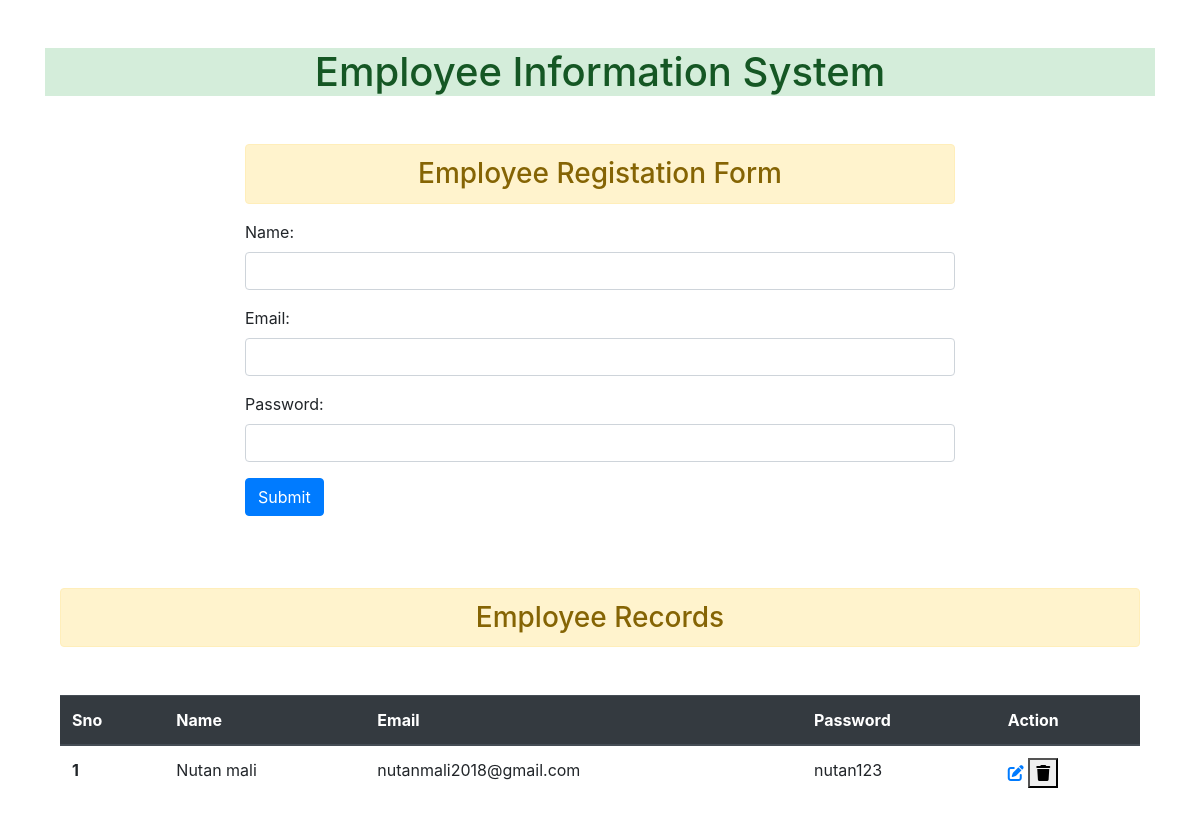
The app's page /, older data.
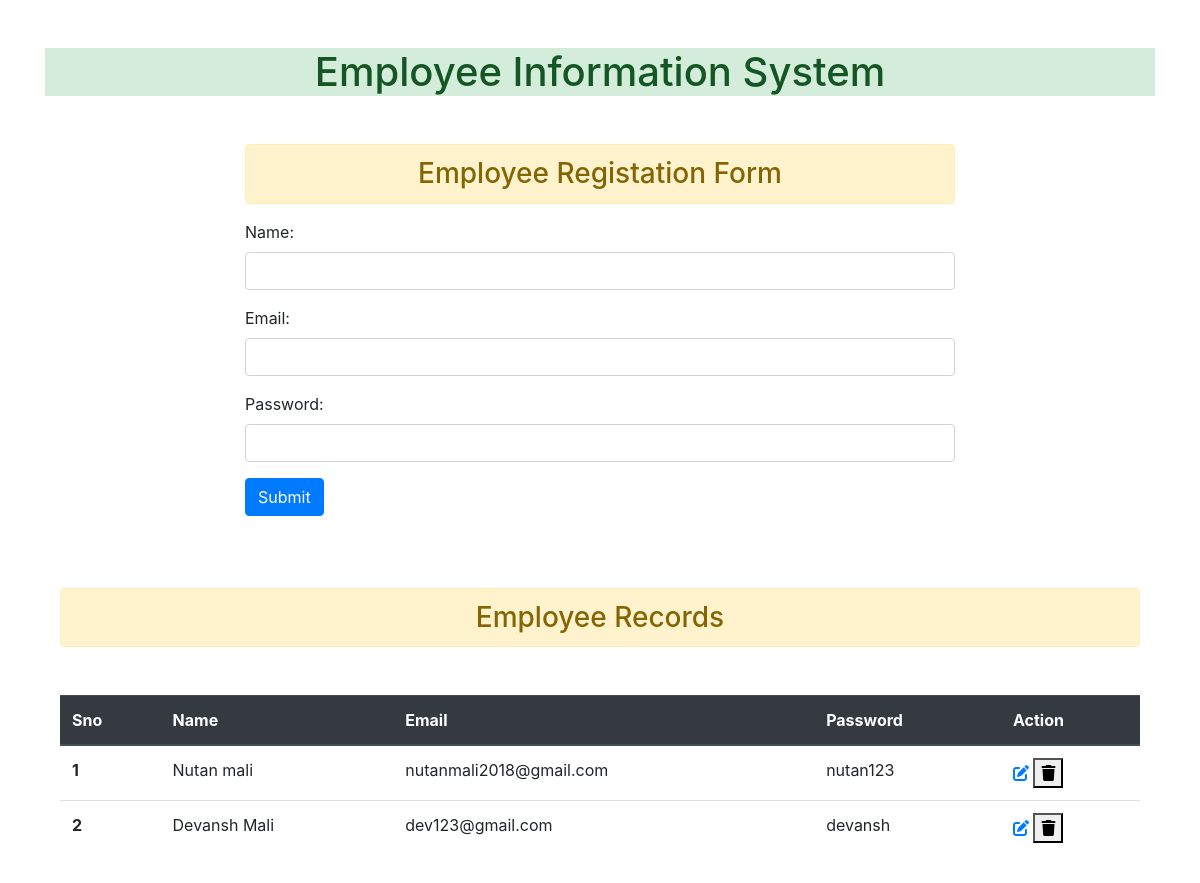
The same page, newer data.
### app1/models.py (models this page shows, shortened)
class Employee(models.Model):
    name=models.CharField(max_length=25,null=True)
    email=models.EmailField(max_length=60,null=True)
    password=models.CharField(max_length=12,null=True)

### app1/views.py (the view)
# urls.py: 2. Add a URL to urlpatterns:  path('', Home.as_view(), name='home')
def Home(request):
    form=EmployeeForm()
    if request.method=='POST':
        form=EmployeeForm(request.POST)
        form.save()
        form=EmployeeForm()
    data=Employee.objects.all()
    context={
        'form':form,
        'data':data,
    }
    return render(request,'app1/index.html',context)

### app1/forms.py
class EmployeeForm(ModelForm):
    class Meta:
        model = Employee
        fields = '__all__'
        widgets = {
            'name': forms.TextInput(attrs={'class': 'form-control'}),
            'email': forms.TextInput(attrs={'class': 'form-control'}),
            'password': forms.PasswordInput(attrs={'class': 'form-control'}, render_value=True)
        }

### templates/app1/index.html (shortened to what this page needs)
{% extends 'app1/base.html' %}
{% block content %}
<div class="container">
    <div class="row">
        <div class="col col-8 offset-2">
                <h3 class="alert alert-warning text-center">Employee Registation Form</h3>
    <form  method="post">
        {{form.as_p}}
        <input type="submit" value="Submit" class="btn btn-primary">
    </form>
</div>
</div>
<br><br><br>
<h3 class="alert alert-warning text-center">Employee Records</h3>
<table class="table my-5">
    <thead class="thead-dark">
      <tr>
        <th scope="col">Sno</th>
        <th scope="col">Name</th>
        <th scope="col">Email</th>
        <th scope="col">Password</th>
        <th scope="col">Action</th>
      </tr>
    </thead>
    <tbody>
    {% for i in data  %}
      <tr>
        <th scope="row">{{ forloop.counter }}</th>
        <td>{{i.name}}</td>
        <td>{{i.email}}</td>
        <td>{{i.password}}</td>
        <td>
            <a href="{% url 'update' i.id %}">
            <i class="fa-solid fa-pen-to-square"></i>
        </a>
        <form action="{% url  'delete' i.id %}" method="post" class="d-inline">
            <button type="submit">
                <i class="fa-solid fa-trash "></i>
            </button>
        </form>
        </td>
      </tr>
      {% endfor %}
    </tbody>
  </table>
</div>
    {% endblock content %}

Row changes from the older to the newer data that the page shows:
added Employee: name "Devansh Mali", email "dev123@gmail.com", password "devansh"
